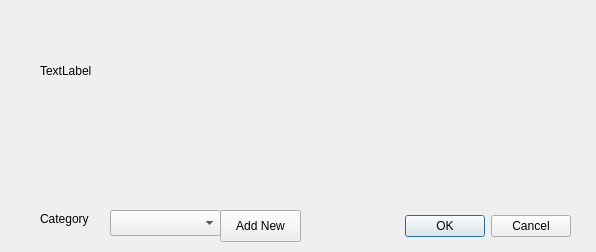
<?xml version="1.0" encoding="UTF-8"?>
<ui version="4.0">
 <class>Dialog</class>
 <widget class="QDialog" name="Dialog">
  <property name="geometry">
   <rect>
    <x>0</x>
    <y>0</y>
    <width>596</width>
    <height>252</height>
   </rect>
  </property>
  <property name="windowTitle">
   <string>Dialog</string>
  </property>
  <widget class="QDialogButtonBox" name="buttonBox">
   <property name="geometry">
    <rect>
     <x>400</x>
     <y>210</y>
     <width>171</width>
     <height>32</height>
    </rect>
   </property>
   <property name="orientation">
    <enum>Qt::Horizontal</enum>
   </property>
   <property name="standardButtons">
    <set>QDialogButtonBox::Cancel|QDialogButtonBox::Ok</set>
   </property>
  </widget>
  <widget class="QComboBox" name="comboBox">
   <property name="geometry">
    <rect>
     <x>110</x>
     <y>210</y>
     <width>111</width>
     <height>26</height>
    </rect>
   </property>
  </widget>
  <widget class="QLabel" name="label">
   <property name="geometry">
    <rect>
     <x>40</x>
     <y>210</y>
     <width>61</width>
     <height>17</height>
    </rect>
   </property>
   <property name="text">
    <string>Category</string>
   </property>
  </widget>
  <widget class="QPushButton" name="pushButtonAddCategory">
   <property name="geometry">
    <rect>
     <x>220</x>
     <y>210</y>
     <width>81</width>
     <height>32</height>
    </rect>
   </property>
   <property name="text">
    <string>Add New</string>
   </property>
  </widget>
  <widget class="QLabel" name="label_2">
   <property name="geometry">
    <rect>
     <x>40</x>
     <y>10</y>
     <width>351</width>
     <height>121</height>
    </rect>
   </property>
   <property name="text">
    <string>TextLabel</string>
   </property>
  </widget>
 </widget>
 <resources/>
 <connections>
  <connection>
   <sender>buttonBox</sender>
   <signal>accepted()</signal>
   <receiver>Dialog</receiver>
   <slot>accept()</slot>
   <hints>
    <hint type="sourcelabel">
     <x>248</x>
     <y>254</y>
    </hint>
    <hint type="destinationlabel">
     <x>157</x>
     <y>274</y>
    </hint>
   </hints>
  </connection>
  <connection>
   <sender>buttonBox</sender>
   <signal>rejected()</signal>
   <receiver>Dialog</receiver>
   <slot>reject()</slot>
   <hints>
    <hint type="sourcelabel">
     <x>316</x>
     <y>260</y>
    </hint>
    <hint type="destinationlabel">
     <x>286</x>
     <y>274</y>
    </hint>
   </hints>
  </connection>
 </connections>
</ui>
